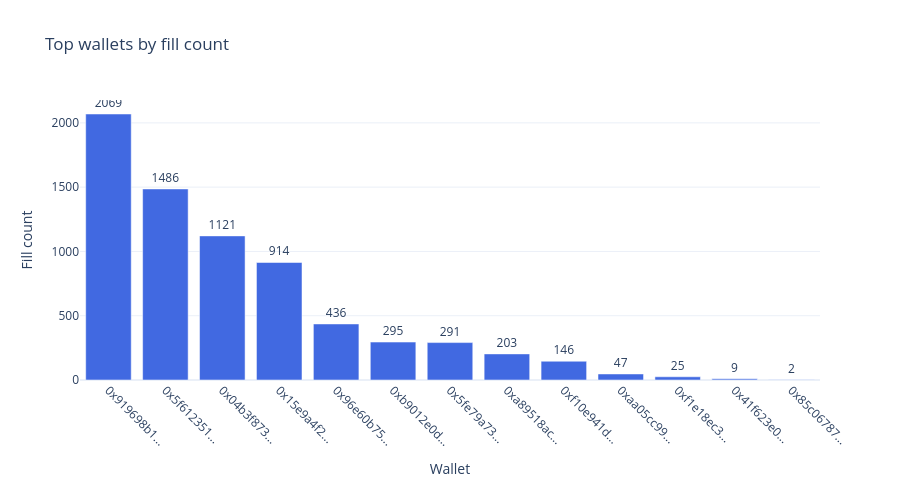

Source (notebook cell):
### Code cell
top15 = wallet_stats.sort_values(by='fill_count', ascending=False).head(15)

fig_wallet = go.Figure()
fig_wallet.add_trace(go.Bar(
    x=top15.index.str[:10] + '...',
    y=top15['fill_count'],
    marker_color='royalblue',
    text=top15['fill_count'],
    textposition='outside',
))

fig_wallet.update_layout(
    title='Top wallets by fill count',
    xaxis_title='Wallet',
    yaxis_title='Fill count',
    template='plotly_white',
    height=500,
    margin=dict(b=120),
)
fig_wallet.update_xaxes(tickangle=45)
fig_wallet.show()

### Figure 1 — Plotly figure (JSON) as saved in the notebook; plotly's stock layout.template omitted (floating-point values rounded to 4 significant figures)
{"data": [{"marker": {"color": "royalblue"}, "text": [2069.0, 1486.0, 1121.0, 914.0, 436.0, 295.0, 291.0, 203.0, 146.0, 47.0, 25.0, 9.0, 2.0], "textposition": "outside", "type": "bar", "x": ["0x919698b1...", "0x5f612351...", "0x04b3f873...", "0x15e9a4f2...", "0x96e60b75...", "0xb9012e0d...", "0x5fe79a73...", "0xa89518ac...", "0xf10e941d...", "0xaa05cc99...", "0xf1e18ec3...", "0x41f623e0...", "0x85c06787..."], "y": [2069, 1486, 1121, 914, 436, 295, 291, 203, 146, 47, 25, 9, 2]}], "layout": {"height": 500, "margin": {"b": 120}, "title": {"text": "Top wallets by fill count"}, "xaxis": {"tickangle": 45, "title": {"text": "Wallet"}}, "yaxis": {"title": {"text": "Fill count"}}}}
